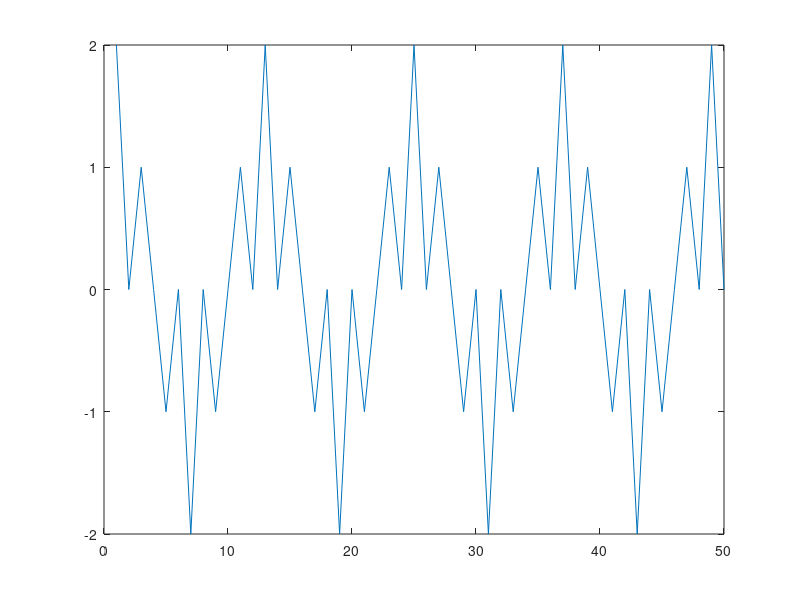
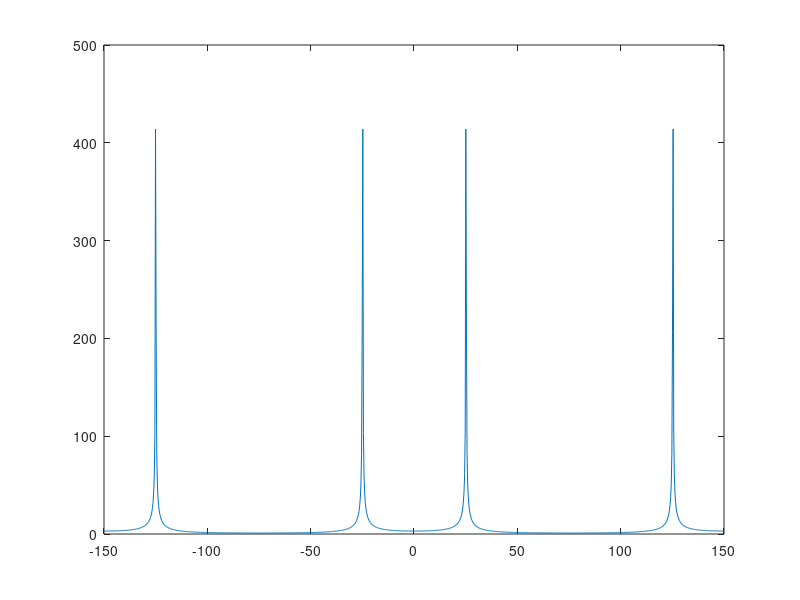

Source code (MATLAB) for these figures, in order:
clc;
clear all;
close all;
n=0:1:999;
fs=300;
x=cos(2*pi*n*325/fs)+cos(2*pi*n*125/fs);
X=fftshift(fft(x));
plot(x(1:50));
xaxis=linspace(-fs/2,fs/2,1000);
figure;
plot(xaxis,abs(X));